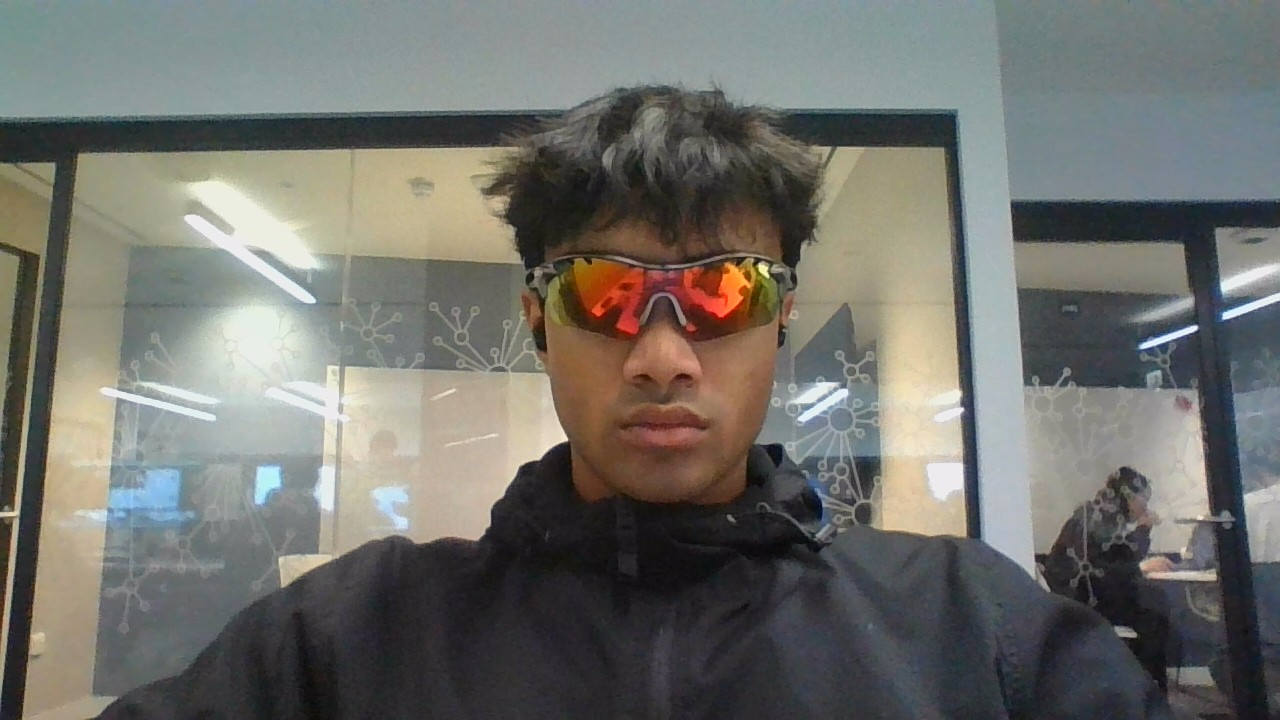
#> input picture images/myface_occlusions/WIN_20250319_15_49_20_Pro.jpg, 1280 x 720 px; its folder holds only this picture in this run
$ python heat_map_generator_v3.py
#> lines starting #> are read from the running program, lines starting #| are printed output that depends on the picture
import cv2
import numpy as np
import os
from pathlib import Path
import matplotlib.pyplot as plt
import xml.etree.ElementTree as ET
import time

class HaarCascadeSaliencyMap:
    def __init__(self, cascade_file=None):
        """Initialize with a specific cascade file or use the default frontalface_alt"""
        if cascade_file is None:
            cascade_file = cv2.data.haarcascades + 'haarcascade_frontalface_alt.xml'

        self.cascade_file = cascade_file
        self.cascade = cv2.CascadeClassifier(cascade_file)
        self.stages = self._parse_stages()
        print(f"Loaded cascade with {len(self.stages)} stages")

    def _parse_stages(self):
        """Parse the XML cascade file to extract stage information"""
        tree = ET.parse(self.cascade_file)
#> (reads code/models/haarcascade_frontalface_alt.xml from the repository)
        root = tree.getroot()

        stages = []
        for stage in root.findall(".//stages/_"):
            stage_data = {
                'threshold': float(stage.find('stageThreshold').text)
            }
            stages.append(stage_data)
#> in process_directory, img is the input picture: shape (720, 1280, 3); mean B, G, R 107.7, 112.9, 112.9

        return stages

    def generate_saliency_map(self, image, scale_factor=1.1, min_neighbors=0, min_size=(30, 30)):
        """
        Generate a saliency map using a more efficient approach

        Args:
            image: Input image
            scale_factor: Factor to increase window size at each scale
            min_neighbors: Minimum number of neighbors
            min_size: Minimum size of face

        Returns:
            Original image, saliency map, overlay
        """
#> called with scale_factor = 1.1, min_neighbors = 0, min_size = (30, 30)
        gray = cv2.cvtColor(image, cv2.COLOR_BGR2GRAY)
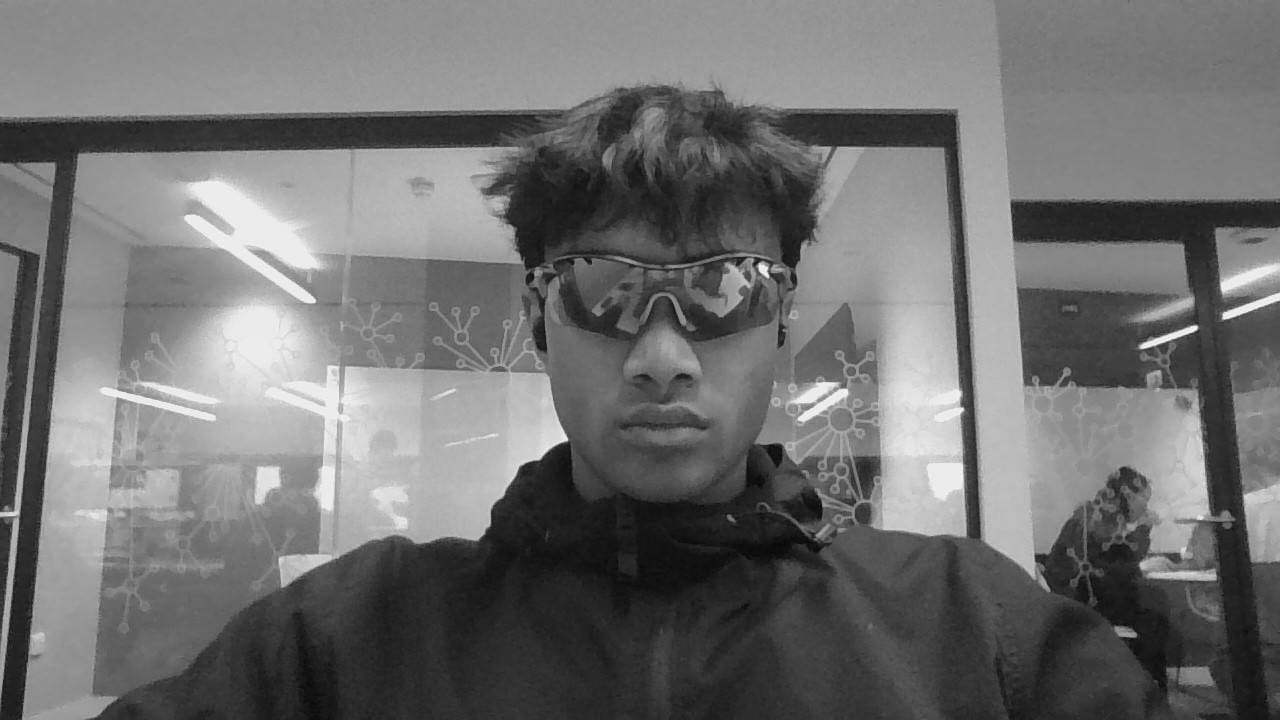
#> gray: shape (720, 1280); min 5, max 252, mean 112.3
        height, width = gray.shape
#> height = 720; width = 1280

        # Initialize heatmap with zeros
        heatmap = np.zeros((height, width), dtype=np.float32)

        # For efficiency, we'll use an approximation approach by running detectMultiScale
        # with different parameters and accumulating the results

        # First, get normal face detection results for reference
        faces = self.cascade.detectMultiScale(gray, scaleFactor=scale_factor,
                                            minNeighbors=5, minSize=min_size)
#> faces = [[519, 212, 281, 281]]

        # Now run detection with relaxed parameters to get more candidates
        # We set minNeighbors to 0 to get all candidates
        all_candidates = []

        # Use multiple scales to get comprehensive coverage
        scale_values = [1.05, 1.1, 1.15, 1.2]

        for scale in scale_values:
            candidates = self.cascade.detectMultiScale(
                gray,
                scaleFactor=scale,
                minNeighbors=0,  # Get all candidates
                minSize=(20, 20)
            )

            if len(candidates) > 0:
                all_candidates.extend(candidates)
#> after the loop, all_candidates = 74 items, first 6: [649, 134, 21, 21], [715, 225, 23, 23], [342, 376, 46, 46], [735, 241, 53, 53], [1148, 426, 56, 56], [718, 237, 68, 68]

        print(f"Found {len(all_candidates)} candidate regions")
#| Found 74 candidate regions

        # Process each candidate and calculate a confidence-like score
        # based on how many neighbors it has (approximating stage confidence)
        confidence_map = {}

        for (x, y, w, h) in all_candidates:
            key = f"{x},{y},{w},{h}"
            if key not in confidence_map:
                confidence_map[key] = 0
            confidence_map[key] += 1
#> this loop made 74 passes
#> (x, y, w, h) on passes 1 to 12: (649, 134, 21, 21), (715, 225, 23, 23), (342, 376, 46, 46), (735, 241, 53, 53), (1148, 426, 56, 56), (718, 237, 68, 68), (570, 215, 100, 100), (556, 209, 116, 116), (556, 214, 116, 116), (554, 241, 241, 241), (544, 228, 253, 253), (544, 240, 253, 253)
#> after the loop, confidence_map = 74 items

        # Create a weighted heatmap based on overlapping regions
        for key, confidence in confidence_map.items():
            x, y, w, h = map(int, key.split(','))

            # Normalize confidence (higher values = higher confidence)
            norm_confidence = min(confidence / 20, 1.0)  # Cap at 1.0

            # Add weighted confidence to heatmap in window area
            # Use a Gaussian-like weight distribution to center on facial features
            y_indices, x_indices = np.ogrid[:h, :w]
            center_y, center_x = h // 2, w // 2

            # Create a 2D Gaussian weight centered on the window
            dist_from_center = ((y_indices - center_y) ** 2) / (2 * (h/4) ** 2) + \
                              ((x_indices - center_x) ** 2) / (2 * (w/4) ** 2)
            weight = np.exp(-dist_from_center)

            # Apply weighted confidence to heatmap
            y_end = min(y + h, height)
            x_end = min(x + w, width)
            h_used = y_end - y
            w_used = x_end - x

            if h_used > 0 and w_used > 0:
                heatmap[y:y_end, x:x_end] += weight[:h_used, :w_used] * norm_confidence
#> this loop made 74 passes
#> (x, y, w, h, center_y, center_x, y_end, x_end) on passes 1 to 12: (649, 134, 21, 21, 10, 10, 155, 670), (715, 225, 23, 23, 11, 11, 248, 738), (342, 376, 46, 46, 23, 23, 422, 388), (735, 241, 53, 53, 26, 26, 294, 788), (1148, 426, 56, 56, 28, 28, 482, 1204), (718, 237, 68, 68, 34, 34, 305, 786), (570, 215, 100, 100, 50, 50, 315, 670), (556, 209, 116, 116, 58, 58, 325, 672), (556, 214, 116, 116, 58, 58, 330, 672), (554, 241, 241, 241, 120, 120, 482, 795), (544, 228, 253, 253, 126, 126, 481, 797), (544, 240, 253, 253, 126, 126, 493, 797)
#> key on passes 59 to 60: '579,227,81,81', '583,227,81,81'
#> pass 1, in generate_saliency_map, `weight = np.exp(-dist_from_center)`:
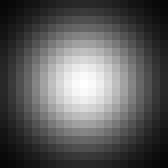
#> weight: shape (21, 21) float64 (shown 8 times larger); min 0.0266, max 1, mean 0.358
#> after the loop:
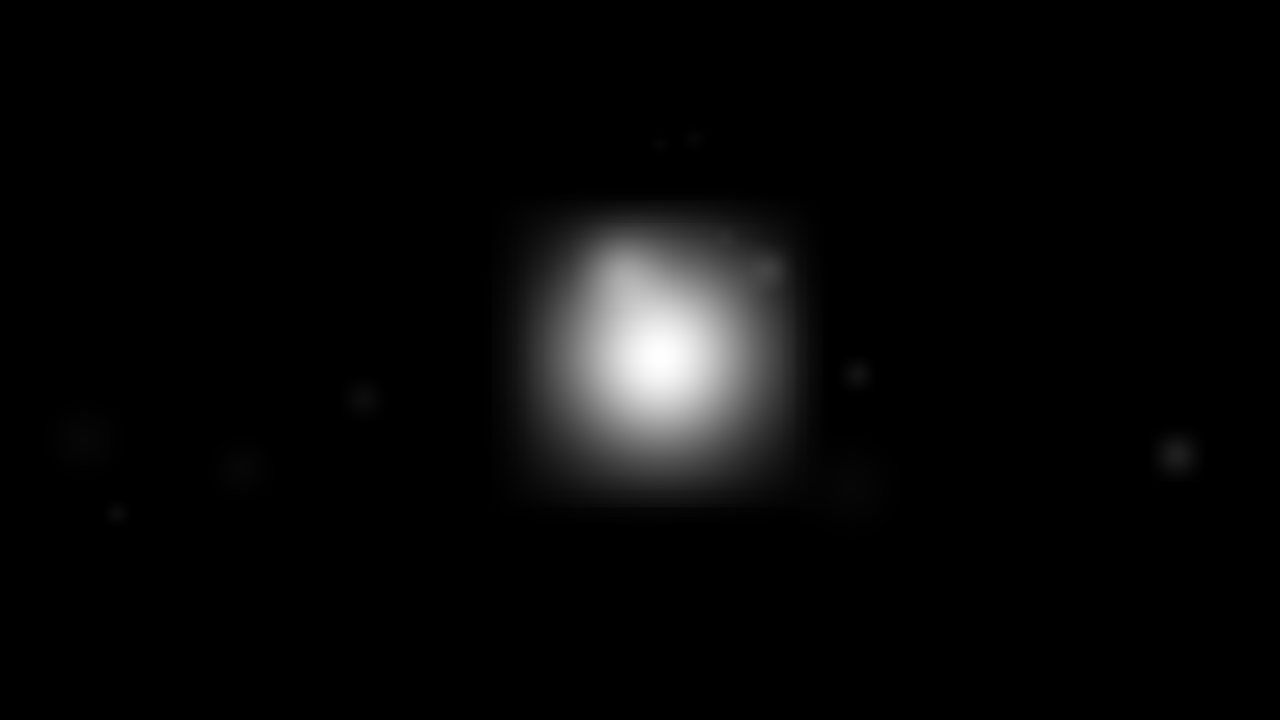
#> heatmap: shape (720, 1280) float32; min 0, max 2.04, mean 0.0683; drawn with min black and max white

        # Normalize to 0-1 range
        if np.max(heatmap) > 0:
            heatmap = heatmap / np.max(heatmap)

        # Create color heatmap
        heatmap_color = cv2.applyColorMap((heatmap * 255).astype(np.uint8), cv2.COLORMAP_JET)
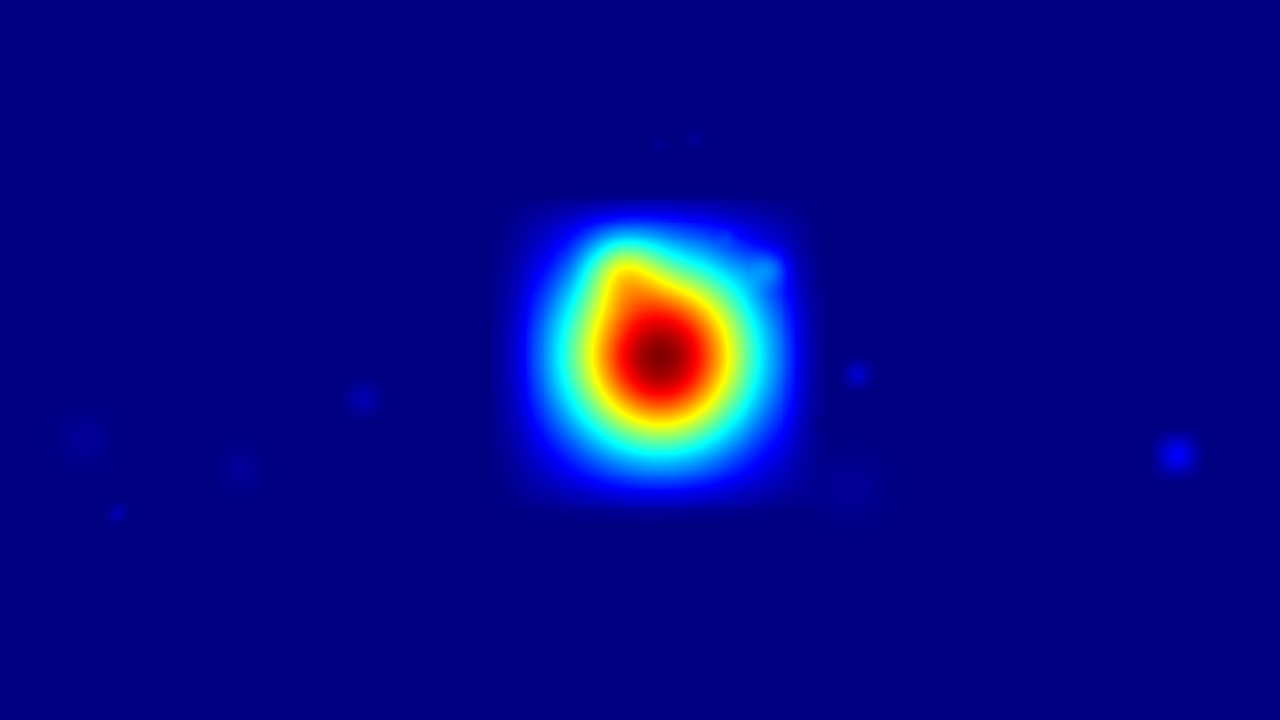
#> heatmap_color: shape (720, 1280, 3); mean B, G, R 132.9, 10.1, 6.3

        # Overlay heatmap on original image
        overlay = cv2.addWeighted(image, 0.6, heatmap_color, 0.4, 0)

        # Draw regular face detection bounding boxes for comparison
        for (x, y, w, h) in faces:
            cv2.rectangle(overlay, (x, y), (x+w, y+h), (255, 255, 255), 2)
#> this loop made 1 pass
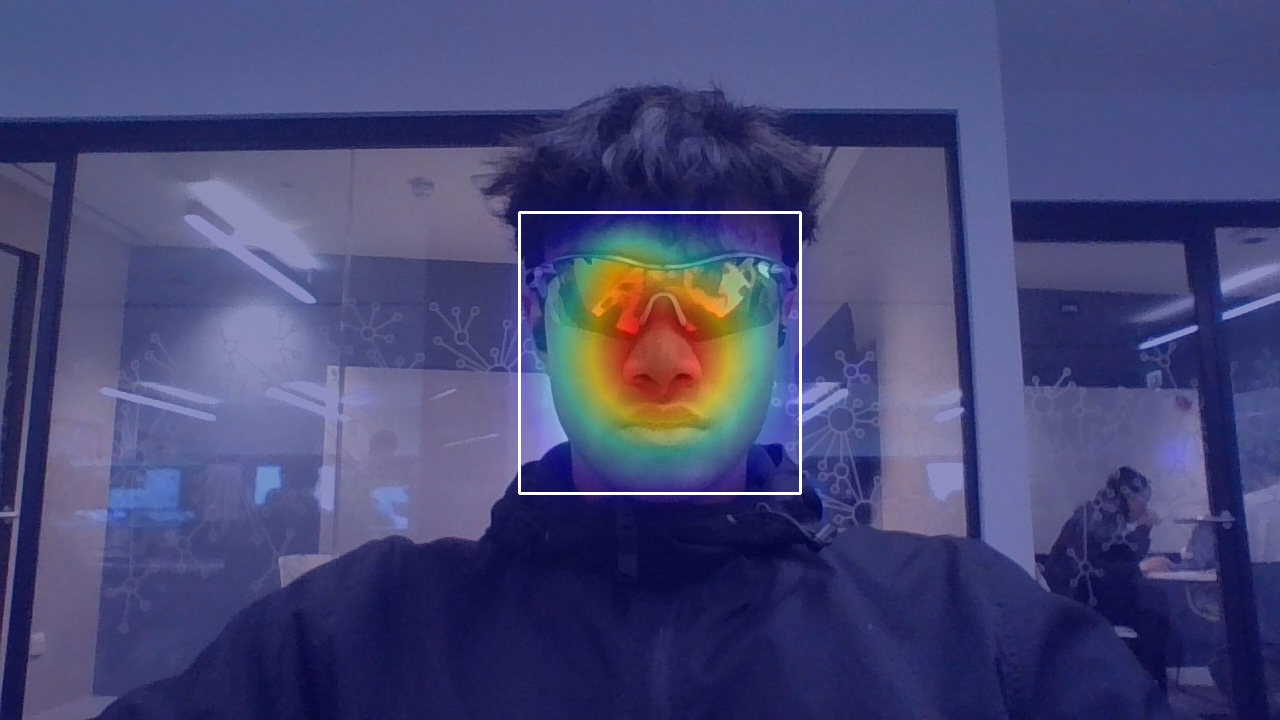
#> overlay: shape (720, 1280, 3); mean B, G, R 118.3, 72.6, 71

        return image, heatmap, overlay

    def process_directory(self, input_dir, output_dir, file_ext=('.jpg', '.jpeg', '.png')):
        """Process all images in a directory and save results to output directory"""
        input_path = Path(input_dir)
        output_path = Path(output_dir)

        # Create output directory if it doesn't exist
        output_path.mkdir(parents=True, exist_ok=True)

        # Get all image files
        image_files = []
        for ext in file_ext:
            image_files.extend(list(input_path.glob(f'*{ext}')))

        print(f"Found {len(image_files)} images to process")

        for img_path in image_files:
            print(f"Processing {img_path.name}...")
            start_time = time.time()

            # Read image
            img = cv2.imread(str(img_path))
            if img is None:
                print(f"Could not read {img_path}")
                continue

            # Generate saliency map
            original, heatmap, overlay = self.generate_saliency_map(img)

            # Save results
            base_name = img_path.stem
            cv2.imwrite(str(output_path / f"{base_name}_original.jpg"), original)
            cv2.imwrite(str(output_path / f"{base_name}_heatmap.jpg"),
                       (heatmap * 255).astype(np.uint8))
            cv2.imwrite(str(output_path / f"{base_name}_overlay.jpg"), overlay)

            # Create a figure with all three images for easier comparison
            plt.figure(figsize=(15, 5))

            plt.subplot(1, 3, 1)
            plt.imshow(cv2.cvtColor(original, cv2.COLOR_BGR2RGB))
            plt.title('Original Image')
            plt.axis('off')

            plt.subplot(1, 3, 2)
            plt.imshow(heatmap, cmap='jet')
            plt.title('Saliency Heatmap')
            plt.axis('off')

            plt.subplot(1, 3, 3)
            plt.imshow(cv2.cvtColor(overlay, cv2.COLOR_BGR2RGB))
            plt.title('Overlay with Face Detection')
            plt.axis('off')

            plt.tight_layout()
            plt.savefig(str(output_path / f"{base_name}_comparison.jpg"))
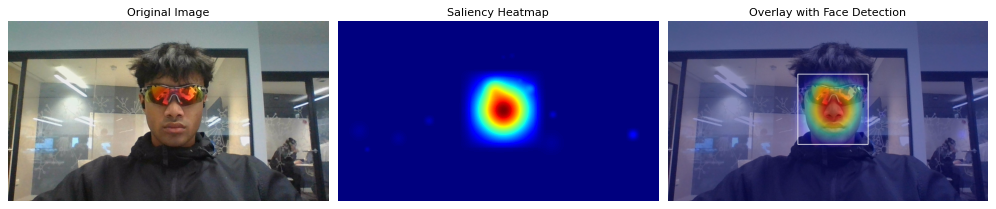
#> figure drawn by matplotlib, 3 panels
            plt.close()

            elapsed_time = time.time() - start_time
            print(f"Saved results for {img_path.name} in {elapsed_time:.2f} seconds")

def main():
    # Define input and output directories
    input_dir = r"C:\Users\rawsh\OneDrive - University of Southampton\EE-Y5\CompVis\CW2 CompVis\images\myface_occlusions"
    output_dir = r"C:\Users\rawsh\OneDrive - University of Southampton\EE-Y5\CompVis\CW2 CompVis\images\myface_occlusions_heatmap_output"

    # Haar cascade classifier path
    face_cascade_path = r"C:\Users\rawsh\OneDrive - University of Southampton\EE-Y5\CompVis\CW2 CompVis\code\models\haarcascade_frontalface_alt.xml"

    print("Starting saliency map generation...")
    start_time = time.time()

    # Create saliency map generator
    generator = HaarCascadeSaliencyMap(face_cascade_path)

    # Process directory
    generator.process_directory(input_dir, output_dir)

    elapsed_time = time.time() - start_time
    print(f"Processing complete! Total time: {elapsed_time:.2f} seconds")

if __name__ == "__main__":
    main()
